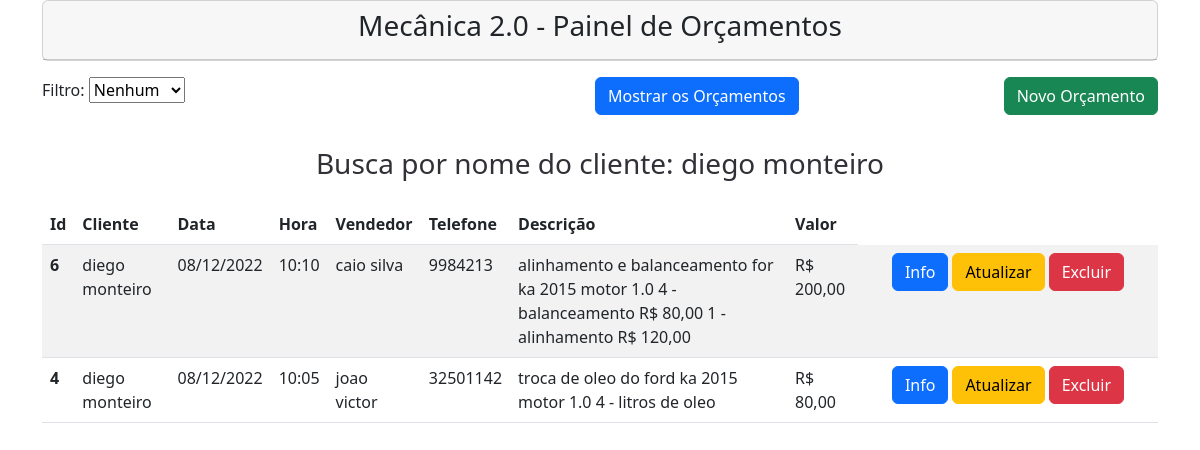
Screenshot of /index.php?Cliente=diego monteiro with the database file from the repository.
### tables this page shows
CREATE TABLE `orcamento` (
  `id` int(11) UNSIGNED NOT NULL,
  `nomeCliente` varchar(50) NOT NULL,
  `dataCadastro` varchar(30) NOT NULL,
  `horaCadastro` varchar(30) NOT NULL,
  `nomeVendedor` varchar(50) NOT NULL,
  `telefone` varchar(35) NOT NULL,
  `descricao` varchar(500) NOT NULL,
  `precoOrcamento` varchar(10) NOT NULL
);

### index.php (the view, shortened to what this page needs)
<?php
require "header.php";
?>
<section class="container">
    <div clas="span10 offset1">
        <div class="card">
            <div class="card-header center">
                <h3 class="well" style="text-align:center;">Mecânica 2.0 - Painel de Orçamentos</h3>
            </div>
        </div>
        <div class="card-body">
            <div class="d-flex justify-content-between py-md-3">
                <label for="tipos_filtro" id="label_tipos_Filtro">Filtro:
                    <select name="tipos_filtro" id="tipos_Filtro" onchange='trocaFiltro()'>
                        <option value="Nenhum">Nenhum</option>
                    </select>
                </label>
                <div id="div-btn-show">
                    <a href="index.php" class="btn btn-primary float-right">Mostrar os Orçamentos</a>
                </div>
                <div class="div-btn-add">
                    <a href="create.php" class="btn btn-success float-right">Novo Orçamento</a>
                </div>
            </div>
            <table class="table table-striped">
                <thead>
                    <tr>
                        <th scope="col">Id</th>
                        <th scope="col">Cliente</th>
                        <th scope="col">Data</th>
                        <th scope="col">Hora</th>
                        <th scope="col">Vendedor</th>
                        <th scope="col">Telefone</th>
                        <th scope="col">Descrição</th>
                        <th scope="col">Valor</th>
                    </tr>
                </thead>
                <tbody>
                    <?php
                    $pdo = DataBase::conectar();
                    if ($_SERVER["REQUEST_METHOD"] == "GET") {
                        if (!empty($_GET)) {
                            if (!empty($_GET['Cliente'])){
                                $nome = $_GET['Cliente'];
                                echo "<h3 style='text-align:center; color:#303037' class='py-md-3' >Busca por nome do cliente: ". $nome."</h3>";
                                $sql = "SELECT * FROM orcamento WHERE nomeCliente='".$nome."' ORDER BY id DESC";
                                foreach($pdo->query($sql)as $row){
                                    imprimirTabela($row);
                                }
                            }else if(!empty($_GET['Vendedor'])){
                                $nome = $_GET['Vendedor'];
                                $sql = "SELECT * FROM orcamento WHERE nomeVendedor='".$nome."' ORDER BY id DESC";
                                echo "<h3 style='text-align:center; color:#303037' class='py-md-3' >Busca por nome do vendedor: ". $nome."</h3>";
                                foreach($pdo->query($sql)as $row){
                                    imprimirTabela($row);
                                }
                            }else if(!empty($_GET['DataInicial']) && !empty($_GET['DataFinal'])){
                                $dataInicial = $_GET['DataInicial'];
                                $dataFinal = $_GET['DataFinal'];
                                echo "<h3 style='text-align:center; color:#303037' class='py-md-3' >Busca por período: ". implode('/', array_reverse(explode('-', $dataInicial)))." até ".implode('/', array_reverse(explode('-', $dataFinal)))."</h3>";
                                $dataInicialNumero = number_format(str_replace("-", "", $dataInicial));
                                $dataFinalNumero = number_format(str_replace("-", "", $dataFinal));
                                $sql = 'SELECT * FROM orcamento ORDER BY id DESC';
                                foreach($pdo->query($sql)as $row){
                                    $dataCadastradaNumero = number_format(str_replace("-", "", $row['dataCadastro']));
                                    if($dataCadastradaNumero>=$dataInicialNumero && $dataCadastradaNumero<=$dataFinalNumero){
                                        imprimirTabela($row);
                                    }
                                }
                            }
                        }else{
                            $sql = 'SELECT * FROM orcamento ORDER BY id DESC';
                            foreach($pdo->query($sql)as $row){
                                imprimirTabela($row);
                            }
                        }
                    }
                    function imprimirTabela($row){
                        echo '<tr>';
                        echo '<th scope="row">'. $row['id'] . '</th>';
                        echo '<td>'. $row['nomeCliente'] . '</td>';
                        echo '<td>'. implode('/', array_reverse(explode('-', $row['dataCadastro']))). '</td>';
                        echo '<td>'. $row['horaCadastro'] . '</td>';
                        echo '<td>'. $row['nomeVendedor'] . '</td>';
                        echo '<td>'. $row['telefone'] . '</td>';
                        echo '<td>'. $row['descricao'] . '</td>';
                        echo '<td>R$ '.str_replace(".", ",",$row['precoOrcamento']).'</td>';
                        echo '<td width=300 align="center"> ';
                        echo '<a class="btn btn-primary" href="read.php?id='.$row['id'].'">Info</a>';
                        echo '<a class="btn btn-warning mx-md-1" href="update.php?id='.$row['id'].'">Atualizar</a>';
                        echo '<a class="btn btn-danger" href="delete.php?id='.$row['id'].'">Excluir</a>';
                        echo '</td>';
                        echo '</tr>';
                    }
                    ?>
                </tbody>
            </table>
        </div>
    </div>
</section>
<?php
require('footer.php');
?>

### rows the page displays
orcamento: id "6", nomeCliente "diego monteiro", dataCadastro "08/12/2022", horaCadastro "10:10", nomeVendedor "caio silva", telefone "9984213", descricao "alinhamento e balanceamento for ka 2015 motor 1.0 4 - balanceamento R$ 80,00 1 - alinhamento R$ 120,00", precoOrcamento "200,00"
orcamento: id "4", nomeCliente "diego monteiro", dataCadastro "08/12/2022", horaCadastro "10:05", nomeVendedor "joao victor", telefone "32501142", descricao "troca de oleo do ford ka 2015 motor 1.0 4 - litros de oleo", precoOrcamento "80,00"

### other values shown
$nome "diego monteiro"
